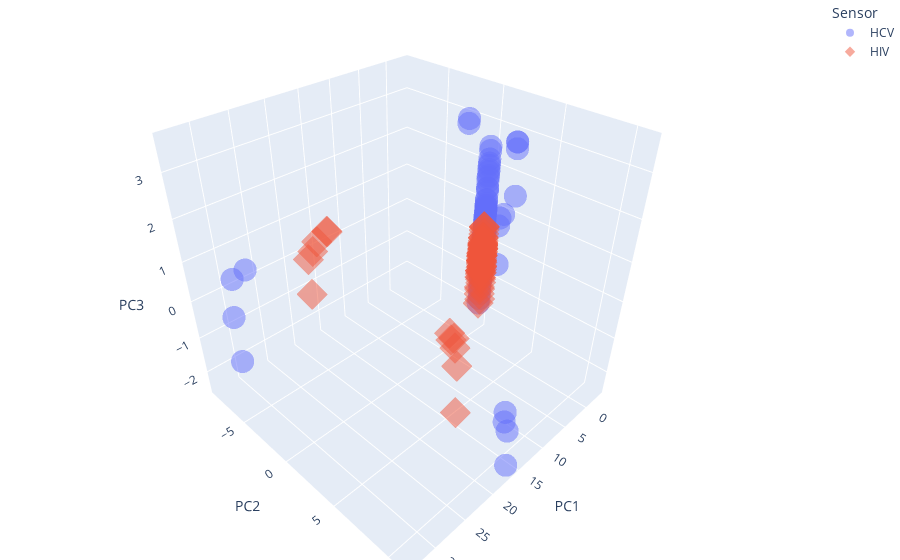

The notebook cell this image was saved under:
### Code cell
# 4.1 Customize 3D Scatter Plot

fig = px.scatter_3d(df_scores, x='PC1', y='PC2', z='PC3', color='Sensor', symbol='Sensor', opacity=0.5)

# tight layout
fig.update_layout(margin=dict(l=0, r=0, b=0, t=0)) # left, right, bottom, top with zero margin

fig.show()

# https://plotly.com/python/templates/
# fig.update_layout(template='plotly_white')
# plotly, plotly_white, plotly_dark, ggplot2, seaborn, simple_white, none
